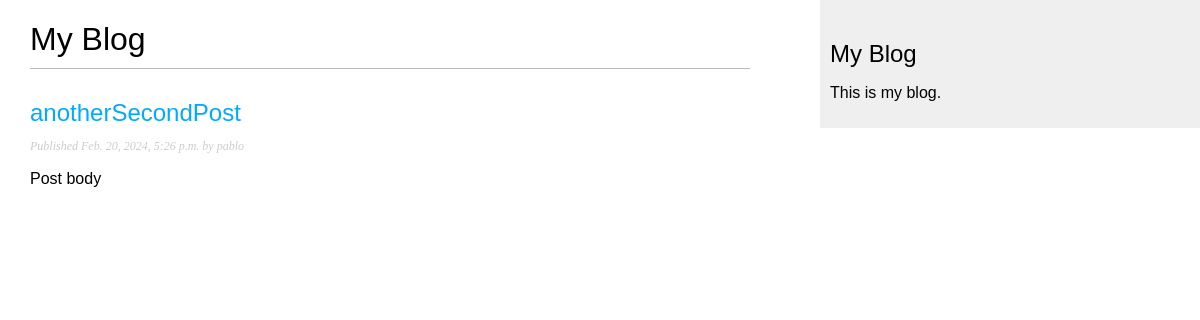
/blog/, run on an earlier commit of the app's database.
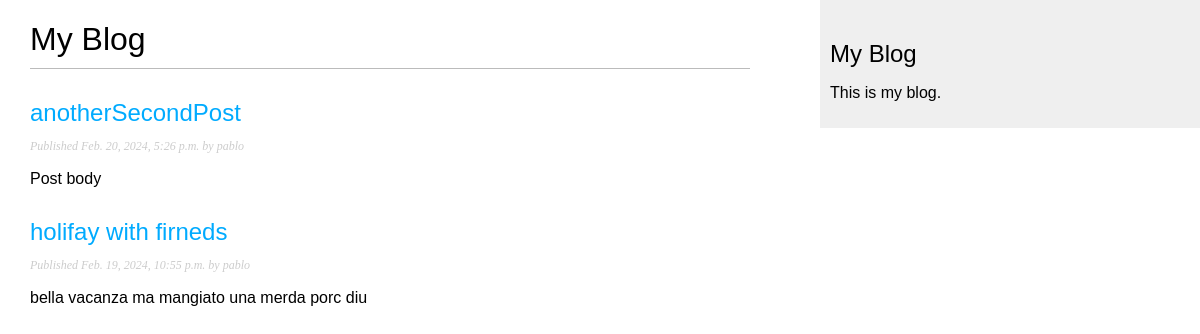
And on a later commit of the database.
### blog/models.py (models this page shows, shortened)
class Post(models.Model):
    class Status(models.TextChoices):
        DRAFT = "DF", "DRAFT"
        PUBLISHED = "PB", "Published"
    title = models.CharField(max_length=250)
    slug = models.SlugField(max_length=250)
    author = models.ForeignKey(User,
                               on_delete=models.CASCADE,
                               related_name="blog_posts")
    body = models.TextField()
    publish = models.DateTimeField(default=timezone.now)
    created = models.DateTimeField(auto_now_add=True)
    updated = models.DateTimeField(auto_now_add=True)
    status = models.CharField(max_length=2,
                              choices=Status.choices,
                              default=Status.DRAFT)
    objects = models.Manager()
    published = PublishedManager()
    class Meta:
        ordering = ["-publish"]
        indexes = [models.Index(fields=["-publish"])]

### blog/views.py (the view)
# urls.py: path("", views.post_list, name="post_list"),
def post_list(request):
    posts = Post.published.all()
    return render(request, "blog/post/list.html", {"posts":posts})

### blog/models.py (called while the page is built)
    def get_queryset(self):
        return super().get_queryset().filter(status = Post.Status.PUBLISHED)

### blog/templates/blog/post/list.html (shortened to what this page needs)
{% extends "blog/base.html" %}
{% block content %}
<h1>My Blog</h1>
{% for post in posts %}
<h2>
    <a href="{% url 'blog:post_detail' post.id %}">
        {{ post.title }}
    </a>
</h2>
<p class="date">
    Published {{ post.publish }} by {{ post.author }}
</p>
  {{ post.body|truncatewords:30|linebreaks }}
{% endfor %}
{% endblock %}

What changed in the data, as far as the page shows it:
now on this page (row edited): Post: title "holifay with firneds", publish "Feb. 19, 2024, 10:55 p.m.", author "pablo", body "bella vacanza ma mangiato una merda porc diu"
